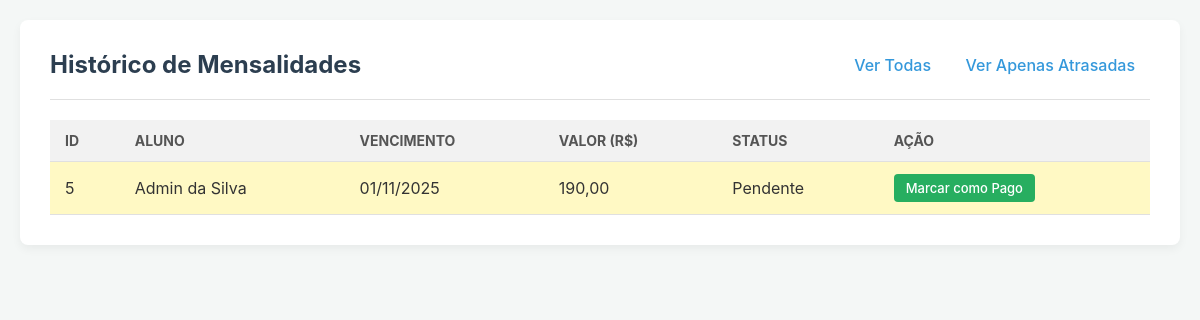
/View/MensalidadeView.php (signed in), run on an earlier commit of the app's database.
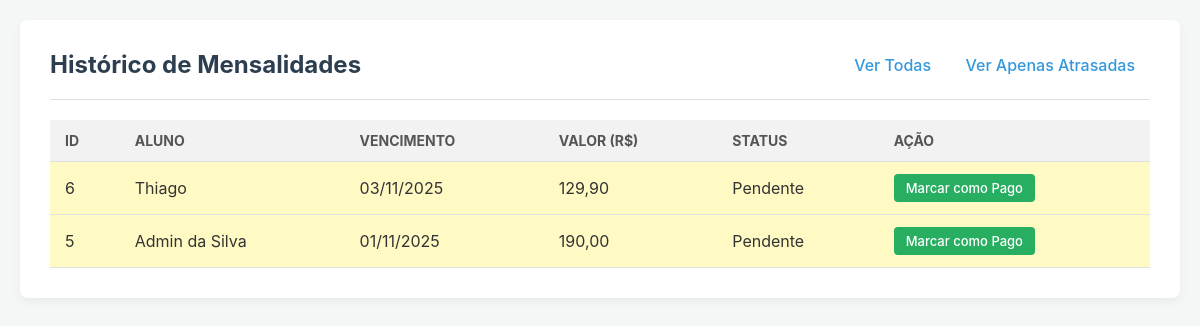
And on a later commit of the database.
### tables this page shows
CREATE TABLE `mensalidades` (
  `id` int(11) NOT NULL,
  `user_id` int(11) NOT NULL,
  `data_vencimento` date NOT NULL,
  `valor_cobrado` decimal(10,2) NOT NULL,
  `status_pagamento` enum('Pendente','Pago','Atrasado') NOT NULL DEFAULT 'Pendente',
  `data_pagamento` date DEFAULT NULL
);

CREATE TABLE `users` (
  `id` int(11) NOT NULL,
  `nome_completo` varchar(255) NOT NULL,
  `email` varchar(100) NOT NULL,
  `celular` varchar(20) DEFAULT NULL,
  `CPF` varchar(11) DEFAULT NULL,
  `data_inscricao_plano` date DEFAULT NULL,
  `dia_vencimento_plano` int(11) DEFAULT NULL,
  `password` varchar(255) NOT NULL,
  `created_at` timestamp NOT NULL DEFAULT current_timestamp(),
  `tipo_de_user` enum('trainer','cliente','admin') DEFAULT 'cliente',
  `body_fat` decimal(4,2) DEFAULT NULL COMMENT 'apenas clientes',
  `peso` decimal(5,2) DEFAULT NULL COMMENT 'apenas clientes',
  `ficha_id` int(11) DEFAULT NULL COMMENT 'apenas clientes',
  `anotacoes_trainer` text DEFAULT NULL COMMENT 'apenas clientes',
  `info_treinamento` text DEFAULT NULL COMMENT 'apenas clientes',
  `trainer_id` int(11) DEFAULT NULL COMMENT 'apenas clientes',
  `mensalidade_id` int(11) DEFAULT NULL COMMENT 'apenas clientes',
  `plano_id` int(11) DEFAULT NULL COMMENT 'apenas clientes',
  `salario` decimal(8,2) DEFAULT NULL COMMENT 'apenas trainers',
  `endereco` varchar(255) DEFAULT NULL COMMENT 'apenas trainers',
  `CREF` int(11) DEFAULT NULL COMMENT 'apenas trainers'
);

### Controller/MensalidadeController.php (called while the page is built, shortened)
<?php
require_once __DIR__.'/../Model/MensalidadeModel.php';
class MensalidadeController {
    private $MensalidadeModel;
    public function __construct($pdo) {
        $this->MensalidadeModel = new MensalidadeModel($pdo);
    }
    public function listAll() {
        return $this->MensalidadeModel->getAllMensalidade();
    }
}

### Model/MensalidadeModel.php (called while the page is built, shortened)
<?php
class MensalidadeModel {
    private $conn;
    private $table = 'Mensalidades';
    public function __construct($db) {
        $this->conn = $db;
    }
    public function getAllMensalidade() {
        $query = 'SELECT
                    m.id,
                    u.nome_completo,
                    m.data_vencimento,
                    m.valor_cobrado,
                    m.status_pagamento,
                    m.data_pagamento
                  FROM ' . $this->table . ' m
                  JOIN users u ON m.user_id = u.id
                  ORDER BY m.data_vencimento DESC';
        $stmt = $this->conn->prepare($query);
        $stmt->execute();
        return $stmt->fetchAll(PDO::FETCH_ASSOC);
    }
}

### View/MensalidadeView.php (the view, shortened to what this page needs)
<?php
$pdo = include __DIR__ . '/../Config.php';
require_once __DIR__ . '\..\Controller\MensalidadeController.php';
$controller = new MensalidadeController($pdo);
$filter = isset($_GET['filter']) ? $_GET['filter'] : 'all';
$mensalidades = [];
if ($filter === 'overdue') {
    $tituloDaPagina = "Mensalidades Atrasadas";
    $mensalidades = $controller->listOverdue();
} else {
    $tituloDaPagina = "Histórico de Mensalidades";
    $mensalidades = $controller->listAll();
}
?>
<!DOCTYPE html>
<html lang="pt-BR">
<head>
</head>
<body>
<div class="container">
    <header>
        <h1><?= htmlspecialchars($tituloDaPagina) ?></h1>
        <nav>
            <a href="mensalidadeView.php?filter=all">Ver Todas</a>
            <a href="mensalidadeView.php?filter=overdue">Ver Apenas Atrasadas</a>
        </nav>
    </header>
    <main>
        <table class="mensalidade-table">
            <thead>
            <tr>
                <th>id</th>
                <th>Aluno</th>
                <th>Vencimento</th>
                <th>Valor (R$)</th>
                <th>Status</th>
                <th>Ação</th>
            </tr>
            </thead>
            <tbody>
            <?php if (empty($mensalidades)): ?>
                <tr>
                    <td colspan="6" class="no-results">Nenhuma mensalidade encontrada.</td>
                </tr>
            <?php else: ?>
                <?php foreach ($mensalidades as $mensalidade): ?>
                    <tr class="status-<?= strtolower(htmlspecialchars($mensalidade['status_pagamento'])) ?>">
                        <td><?= htmlspecialchars($mensalidade['id']) ?></td>
                        <td><?= htmlspecialchars($mensalidade['nome_completo']) ?></td>
                        <td><?= date('d/m/Y', strtotime($mensalidade['data_vencimento'])) ?></td>
                        <td><?= number_format($mensalidade['valor_cobrado'], 2, ',', '.') ?></td>
                        <td><?= htmlspecialchars($mensalidade['status_pagamento']) ?></td>
                        <td>
                            <?php if ($mensalidade['status_pagamento'] !== 'Pago'): ?>
                                <a href="mensalidadeView.php?action=pay&id=<?= $mensalidade['id'] ?>"
                                   class="action-button"
                                   onclick="return confirm('Tem certeza que deseja marcar esta mensalidade como PAGA?')">
                                    Marcar como Pago
                                </a>
                            <?php else: ?>
                                -
                            <?php endif; ?>
                        </td>
                    </tr>
                <?php endforeach; ?>
            <?php endif; ?>
            </tbody>
        </table>
    </main>
</div>
</body>
</html>

### View/MensalidadeView.php (style rules this page uses)
body { font-family: -apple-system, BlinkMacSystemFont, "Segoe UI", Roboto, Helvetica, Arial, sans-serif; background-color: #f4f7f6; color: #333; margin: 0; padding: 20px; }
.container { max-width: 1100px; margin: 0 auto; background-color: #ffffff; padding: 30px; border-radius: 8px; box-shadow: 0 4px 10px rgba(0, 0, 0, 0.05); }
header { border-bottom: 1px solid #e0e0e0; padding-bottom: 20px; margin-bottom: 20px; display: flex; justify-content: space-between; align-items: center; flex-wrap: wrap; }
h1 { margin: 0; color: #2c3e50; font-size: 24px; }
nav a { text-decoration: none; color: #3498db; font-weight: 500; padding: 8px 15px; border-radius: 5px; transition: background-color 0.2s; }
.mensalidade-table { width: 100%; border-collapse: collapse; margin-top: 10px; }
.mensalidade-table th, .mensalidade-table td { padding: 12px 15px; text-align: left; border-bottom: 1px solid #e0e0e0; }
.mensalidade-table thead { background-color: #f2f2f2; font-size: 14px; text-transform: uppercase; color: #555; }
.status-pendente { background-color: #fff9c4; }
.action-button { display: inline-block; padding: 6px 12px; background-color: #27ae60; color: white; text-decoration: none; border-radius: 4px; font-size: 13px; font-weight: 500; transition: background-color 0.2s; }

What changed in the data, as far as the page shows it:
added mensalidades: id "6", user.nome_completo "Thiago", data_vencimento "03/11/2025", valor_cobrado "129,90", status_pagamento "Pendente"
